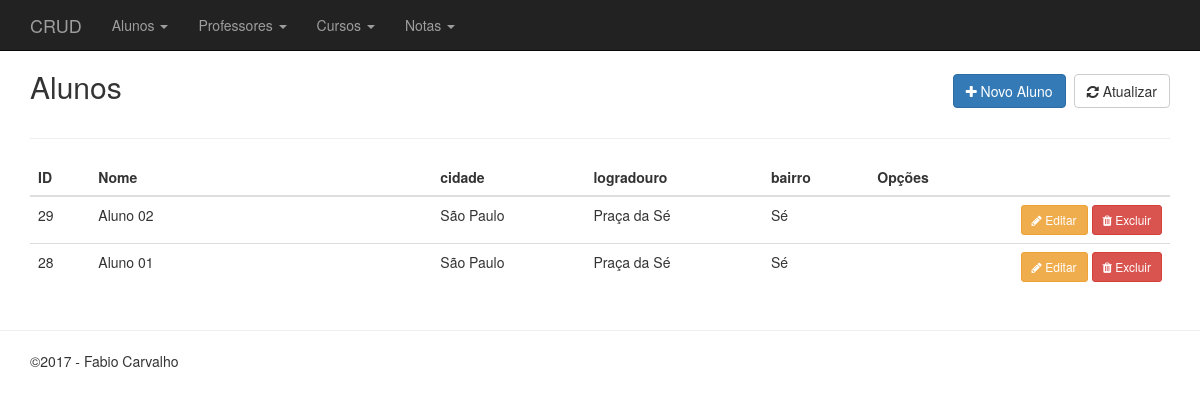
/view/alunos.php, run on the app's committed database.
### tables this page shows
CREATE TABLE `aluno` (
  `id_aluno` int(11) NOT NULL,
  `nome` varchar(55) DEFAULT NULL,
  `data_nascimento` date DEFAULT NULL,
  `logradouro` varchar(55) DEFAULT NULL,
  `numero` varchar(55) DEFAULT NULL,
  `bairro` varchar(55) DEFAULT NULL,
  `cidade` varchar(55) DEFAULT NULL,
  `estado` varchar(55) DEFAULT NULL,
  `data_criacao` datetime DEFAULT NULL,
  `cep` varchar(55) DEFAULT NULL
);

### model/ConnectionFactory.php (called while the page is built, shortened)
<?php
	Class ConnectionFactory{
		public function getConnection(){
			$dbHost = "localhost";
			$dbUser = "root";
			$dbName = "bd_02";
			$dbPass = "";
			$connection = mysqli_connect($dbHost,$dbUser,$dbPass,$dbName);
			return $connection;
		}
	}
?>

### controller/alunoController.php (called while the page is built, shortened)
<?php
require_once("../model/AlunoDao.php");
require_once("../model/ConnectionFactory.php");
  $connection = new ConnectionFactory();
  $alunoDao = new AlunoDao($connection->getConnection());
  $alunos = $alunoDao->listar();
?>

### model/AlunoDao.php (called while the page is built, shortened)
<?php
	class AlunoDao{
		private $connection;
		function __construct($connection){
			$this->connection = $connection;
		}
		public function listar(){
			$alunos = array();
			$query = "SELECT * FROM aluno";
			$result = mysqli_query($this->connection,$query);
			while($aluno_array = mysqli_fetch_array($result)){
				array_push($alunos, $aluno_array);
			}
			return $alunos;
		}
	}
?>

### view/alunos.php (the view, shortened to what this page needs)
<?php require_once '../controller/alunoController.php';
 ?>
<header>
	<div class="row">
		<div class="col-sm-6">
			<h2>Alunos</h2>
		</div>
		<div class="col-sm-6 text-right h2">
	    	<a class="btn btn-primary" href="cadastro-aluno.php"><i class="fa fa-plus"></i> Novo Aluno</a>
	    	<a class="btn btn-default" href="alunos.php"><i class="fa fa-refresh"></i> Atualizar</a>
	    </div>
	</div>
</header>
<hr>
<table class="table table-hover">
<thead>
	<tr>
		<th>ID</th>
		<th width="30%">Nome</th>
		<th>cidade</th>
    <th>logradouro</th>
		<th>bairro</th>
		<th>Opções</th>
	</tr>
</thead>
<tbody>
<?php if ($alunos) : ?>
<?php foreach ($alunos as $aluno) : ?>
	<tr>
		<td><?php echo $aluno['id_aluno']; ?></td>
		<td><?php echo $aluno['nome']; ?></td>
		<td><?php echo $aluno['cidade']; ?></td>
    <td><?php echo $aluno['logradouro']; ?></td>
		<td><?php echo $aluno['bairro']; ?></td>
		<td class="actions text-right">
			<a href="edit-aluno.php?id=<?php echo $aluno['id_aluno']; ?>" class="btn btn-sm btn-warning"><i class="fa fa-pencil"></i> Editar</a>
			<a href="#" class="btn btn-sm btn-danger" data-toggle="modal" data-target="#delete-modal-aluno" data-customer="<?php echo $aluno['id_aluno']; ?>">
				<i class="fa fa-trash"></i> Excluir
			</a>
		</td>
	</tr>
<?php endforeach; ?>
<?php else : ?>
	<tr>
		<td colspan="6">Nenhum registro encontrado.</td>
	</tr>
<?php endif; ?>
</tbody>
</table>

### view/header.php (style rules this page uses)
body { padding-top: 50px; padding-bottom: 20px; }

### data on the page
aluno: id_aluno "29", nome "Aluno 02", cidade "São Paulo", logradouro "Praça da Sé", bairro "Sé"
aluno: id_aluno "28", nome "Aluno 01", cidade "São Paulo", logradouro "Praça da Sé", bairro "Sé"
